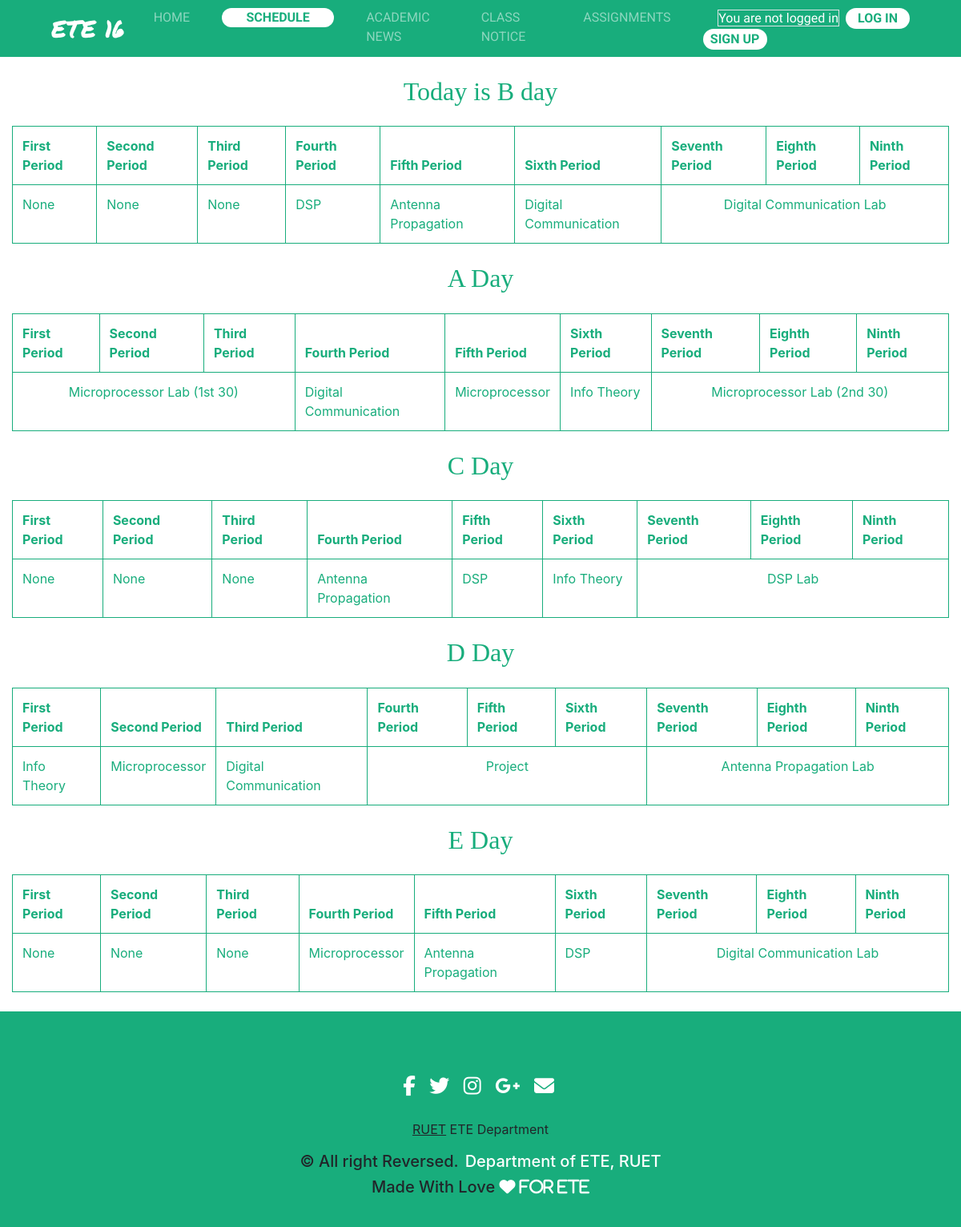
Page /schedule/ on the committed database.
### schedule/models.py (models this page shows, shortened)
class Schedule(models.Model):
	DAY_CHOICES = [
	('A','A'),
	('B','B'),
	('C','C'),
	('D','D'),
	('E','E'),
	]
	day = models.CharField(max_length=1,choices=DAY_CHOICES)
	date = models.DateField(auto_now_add=True)
	def __str__(self):
		return self.day

class Routine(models.Model):
	DAY_CHOICES = [
	('A','A'),
	('B','B'),
	('C','C'),
	('D','D'),
	('E','E'),
	]
	day = models.CharField(max_length=1,choices=DAY_CHOICES)
	morning_lab = models.BooleanField(default = False)
	first_period = models.CharField(max_length=30, null = " ",blank=True,default = "-")
	second_period = models.CharField(max_length=30, null = " ",blank=True,default = "-")
	third_period = models.CharField(max_length=30, null = " ",blank=True,default = "-")
	after_morning_lab=models.BooleanField(default = False)
	fourth_period = models.CharField(max_length=30, null = " ",blank=True,default = "-")
	fifth_period = models.CharField(max_length=30, null = " ",blank=True,default = "-")
	sixth_period = models.CharField(max_length=30, null = " ",blank=True,default = "-")
	afternoon_lab=models.BooleanField(default = False)
	seventh_period = models.CharField(max_length=30, null = " ",blank=True,default = "-")
	eigth_period = models.CharField(max_length=30, null = " ",blank=True,default = "-")
	ninth_period = models.CharField(max_length=30, null = " ",blank=True,default = "-")

### schedule/views.py (the view)
# urls.py: path('',ScheduleView,name='schedule'),
def ScheduleView(request):
	day = Schedule.objects.all()[0]
	context = {
		"day":day,
	}
	routine = get_routine(str(day))
	context["routine"] = routine
	remaining_routine = Routine.objects.exclude(day=day)
	context["remaining_routine"] = remaining_routine
	return render(request,'schedule.html',context)

### schedule/views.py (called while the page is built)
def get_routine(day):
	if str(day) == "A":
		routine=Routine.objects.get(day="A")
	elif str(day) == "B":
		routine=Routine.objects.get(day="B")
	elif str(day) == "C":
		routine=Routine.objects.get(day="C")
	elif str(day) == "D":
		routine=Routine.objects.get(day="D")
	elif str(day) == "E":
		routine=Routine.objects.get(day="E")
	return routine

### templates/schedule.html
{% extends 'base.html' %}
{% block content %}
    <h2 class="text-center mt-4 mb-4">Today is {{ day }} day</h2>
 	<table class="table table-bordered table-responsive-sm">
		<thead>
		<tr>
		  <th scope="col">First Period</th>
		  <th scope="col">Second Period</th>
		  <th scope="col">Third Period</th>
		  <th scope="col">Fourth Period</th>
		  <th scope="col">Fifth Period</th>
		  <th scope="col">Sixth Period</th>
		  <th scope="col">Seventh Period</th>
		  <th scope="col">Eighth Period</th>
		  <th scope="col">Ninth Period</th>
		</tr>
		</thead>
		<tbody>
		<tr>
			{% if routine.morning_lab %}
		  <td colspan="3" class="text-center">{{ routine.first_period }}</td>
		    {% else %}
		  <td>{{ routine.first_period }}</td>
		  <td>{{ routine.second_period }}</td>
		  <td>{{ routine.third_period }}</td>
		    {% endif %}
		    {% if routine.after_morning_lab %}
		  <td colspan="3" class="text-center">{{ routine.fourth_period }}</td>
		  	{% else %}
		  <td>{{ routine.fourth_period }}</td>
		  <td>{{ routine.fifth_period }}</td>
		  <td>{{ routine.sixth_period }}</td>
		    {% endif %}
		    {% if routine.afternoon_lab %}
		  <td colspan="3" class="text-center">{{ routine.seventh_period }}</td>
		  	{% else %}
		  <td>{{ routine.seventh_period }}</td>
		  <td>{{ routine.eighth_period }}</td>
		  <td>{{ routine.ninth_period }}</td>
		    {% endif %}
		</tr>
		</tbody>
	</table>
	{% for routine in remaining_routine %}
	<h2 class="text-center mt-4 mb-4">{{ routine.day }} Day</h2>
	<table class="table table-bordered table-responsive-sm">
		<thead>
		<tr>
		  <th scope="col">First Period</th>
		  <th scope="col">Second Period</th>
		  <th scope="col">Third Period</th>
		  <th scope="col">Fourth Period</th>
		  <th scope="col">Fifth Period</th>
		  <th scope="col">Sixth Period</th>
		  <th scope="col">Seventh Period</th>
		  <th scope="col">Eighth Period</th>
		  <th scope="col">Ninth Period</th>
		</tr>
		</thead>
		<tbody>
		<tr>
			{% if routine.morning_lab %}
		  <td colspan="3" class="text-center">{{ routine.first_period }}</td>
		    {% else %}
		  <td>{{ routine.first_period }}</td>
		  <td>{{ routine.second_period }}</td>
		  <td>{{ routine.third_period }}</td>
		    {% endif %}
		    {% if routine.after_morning_lab %}
		  <td colspan="3" class="text-center">{{ routine.fourth_period }}</td>
		  	{% else %}
		  <td>{{ routine.fourth_period }}</td>
		  <td>{{ routine.fifth_period }}</td>
		  <td>{{ routine.sixth_period }}</td>
		    {% endif %}
		    {% if routine.afternoon_lab %}
		  <td colspan="3" class="text-center">{{ routine.seventh_period }}</td>
		  	{% else %}
		  <td>{{ routine.seventh_period }}</td>
		  <td>{{ routine.eighth_period }}</td>
		  <td>{{ routine.ninth_period }}</td>
		    {% endif %}
		</tr>
		</tbody>
	</table>
	{% endfor %}
{% endblock content %}

### static/css/base.css (style rules this page uses)
h2 { font-family: 'Arvo', serif; color : #18AD7C; }
.table { background-color: white; color: #18AD7C; }
table.table-bordered > thead > tr > th { border:1px solid #18AD7C; }
table.table-bordered > tbody > tr > td { border:1px solid #18AD7C; }
table thead tr { background-color:; ; }
tr { color: #18AD7C; }

### rows in the picture
Schedule: day "B"
Routine: first_period "None", second_period "None", third_period "None", fourth_period "DSP", fifth_period "Antenna Propagation", sixth_period "Digital Communication", seventh_period "Digital Communication Lab"
Routine: day "A", first_period "Microprocessor Lab (1st 30)", fourth_period "Digital Communication", fifth_period "Microprocessor", sixth_period "Info Theory", seventh_period "Microprocessor Lab (2nd 30)"
Routine: day "C", first_period "None", second_period "None", third_period "None", fourth_period "Antenna Propagation", fifth_period "DSP", sixth_period "Info Theory", seventh_period "DSP Lab"
Routine: day "D", first_period "Info Theory", second_period "Microprocessor", third_period "Digital Communication", fourth_period "Project", seventh_period "Antenna Propagation Lab"
Routine: day "E", first_period "None", second_period "None", third_period "None", fourth_period "Microprocessor", fifth_period "Antenna Propagation", sixth_period "DSP", seventh_period "Digital Communication Lab"
